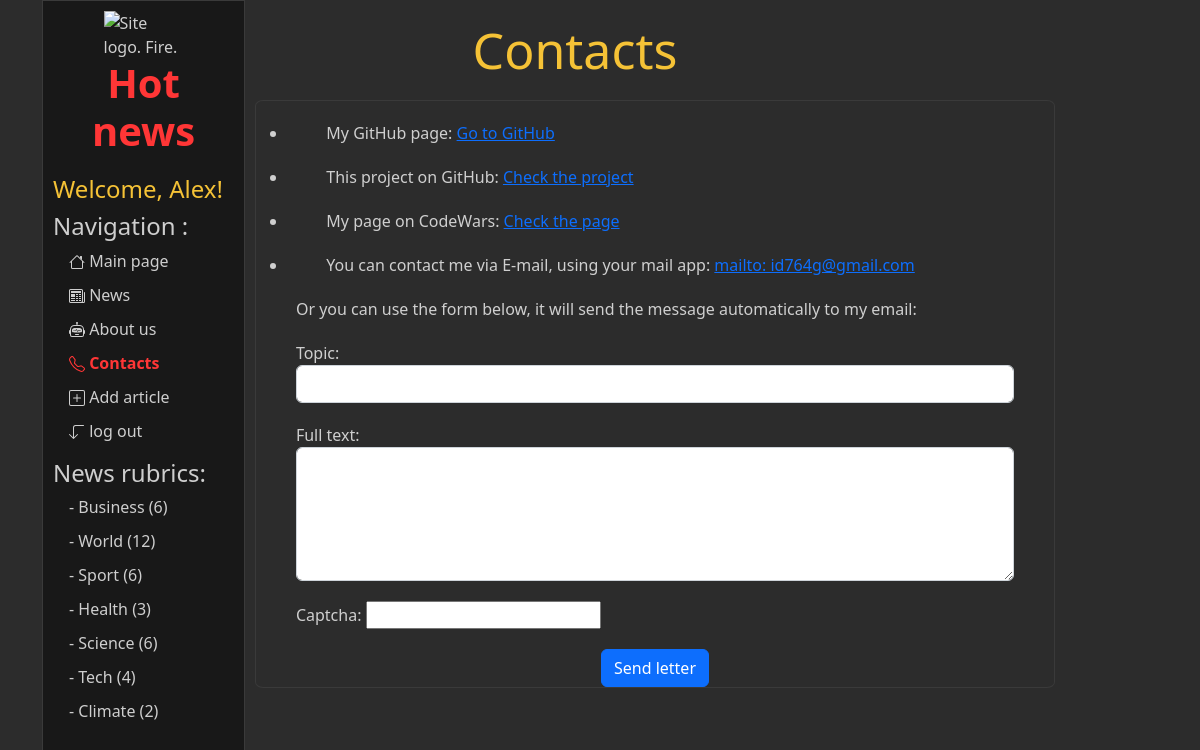
Screenshot of /contacts/ (signed in) with the database file from the repository.
### news/models.py (models this page shows, shortened)
class Rubric(models.Model):
    name = models.CharField(max_length=150,
                            help_text="Enter the article's rubric",
                            verbose_name="The article's rubric")
    class Meta:
        verbose_name = "Рубрику"
        verbose_name_plural = "Рубрики"

### main/views.py (the view)
# urls.py: path('contacts/', views.contacts, name='contacts'),
def contacts(request):
    rubrics = Rubric.objects.all()
    if request.method == 'POST':
        form = ContactForm(request.POST)
        if form.is_valid():
            mail = send_mail(form.cleaned_data['subject'],
                             form.cleaned_data['content'],
                             'stibo84@mail.ru',
                             ['id764g@gmail.com'],
                             fail_silently=False)
            if mail:
                messages.success(request, 'The letter has been sent successfully!')
                return redirect('contacts')
            else:
                messages.error(request, 'There is an error occurred...')
        else:
            messages.error(request, 'Validation error, incorrect input. Maybe wrong CAPTCHA?')
    else:
        form = ContactForm()
    context = {'rubrics': rubrics, "form": form}
    return render(request, 'main/contacts.html', context)

### main/forms.py
class ContactForm(forms.Form):
    subject = forms.CharField(label='Topic', widget=forms.TextInput(attrs={'class': 'form-control'}))
    content = forms.CharField(label='Full text', widget=forms.Textarea(attrs={'class': 'form-control', "rows": 5}))
    captcha = CaptchaField()

### main/templates/main/contacts.html (shortened to what this page needs)
{% extends "main/base.html" %}
{% block content %}
    <div class="features">
        <h1>Contacts</h1>
        <div class="article">
            <ul style="text-align: left;">
                <li>
                    <p>My GitHub page: <a href="https://github.com/AlexFromSiberia"> Go to GitHub </a></p>
                </li>
                <li>
                    <p>This project on GitHub: <a href="https://github.com/AlexFromSiberia/news_website.git">Check the project</a></p>
                </li>
                <li>
                    <p>My page on CodeWars: <a href="https://www.codewars.com/users/AlexFromSiberia">Check the page</a></p>
                </li>
                <li>
                    <p>You can contact me via E-mail, using your mail app:
                    <a href = "mailto: id764g@gmail.com"> mailto: id764g@gmail.com</a></p>
                </li>
            </ul>
            <p>Or you can use the form below, it will send the message automatically to my email:</p>
            <div >
                <form method="post">
                    {{ form.as_p }}
                    <button type="submit" class="btn btn-primary btn-block">Send letter</button>
                </form>
            </div>
        </div>
    </div>
{% endblock content %}

### main/templates/main/base.html (shortened to what this page needs)
{% load static %}
<!DOCTYPE html>
<html lang="en">
    <head>
        <link rel="stylesheet" href="https://cdn.jsdelivr.net/npm/bootstrap@5.2.0-beta1/dist/css/bootstrap.min.css">
        <link rel="stylesheet" href="{% static 'main/css/main.css' %}">
    </head>
    <body>
        <div class="container">
            <div class=".col-">
                <aside>
                    <div>
                        <img src="{% static 'main/img/fire.png' %}" alt="Site logo. Fire.">
                        <h1 class="logo"> Hot news </h1>
                    </div>
                    <div>
                        {% if user.is_authenticated %}
                            <h4 style="color: #f5c236">Welcome, {{user.get_username.title}}!</h4>
                        {% endif %}
                        <h4>Navigation :</h4>
                        <ul>
                            <li><a href="{% url 'index' %}" class=""> Main page</a></li>
                            <li><a href="{% url 'news_index' %}" class=""> News </a></li>
                            <li><a href="{% url 'about' %}" class=""> About us </a></li>
                            <li><a href="{% url 'contacts' %}" class="{% if request.resolver_match.view_name  == 'contacts' %}active_a{% endif %}"> Contacts </a></li>
                            {% if user.is_authenticated %}
                              <li><a href="{% url 'add_an_article' %}" class=""> Add article </a></li>
                              <li><a href="{% url 'logout' %}" class=""> log out </a></li>
                            {% endif %}
                        </ul>
                        {% if rubrics %}
                            <h4>News rubrics:</h4>
                            <ul>
                                {%for rubric in rubrics%}
                                    <li><a href="{% url 'by_rubric' rubric.pk %}" class="{% if rubric.name == current_rubric.name %}active_a{% endif %}"> - {{rubric.name}} ({{rubric.newsarticles_set.count}})</a></li>
                                {%endfor%}
                            </ul>
                        {% endif %}
                    </div>
                </aside>
            </div>
            <div class=".col-md">
                <main>
                    {% block content %}
                    {% endblock content %}
                </main>
            </div>
        </div>
    </body>
</html>

### main/static/main/css/main.css (style rules this page uses)
* { margin: 0; padding: 0; box-sizing: border-box; }
body { background: #2c2c2c; }
aside { position: sticky; top: 0px; width: 203px; background: #181818; padding: 10px; height: 270vh; color: rgba(209, 209, 209, 0.986); border: 1px solid #3a3a3a; }
aside img { width: 80px; display: block; margin: 0 auto; }
aside .logo { margin: 0; margin-bottom: 20px; width: 100%; text-align: center; font-weight: bold; color: rgb(255, 54, 54); }
aside a { text-decoration-line: none; color: rgb(206, 206, 206); }
aside ul { padding-left: 1rem; }
aside ul li { color: rgb(207, 207, 207); display: block; margin-bottom: 10px; transition: transform 0.5s ease; list-style: none; }
.active_a { color: rgb(255, 54, 54); font-weight: bold; text-decoration: none; transform: scale3d(1.1, 1.1, 1.1); }
.article { border: 1px solid #3a3a3a; border-radius: 1%; width: 800px; margin: 20px auto; }
.features { color: rgb(207, 207, 207); text-align: center; width: 80%; }
.features p, h1, h2, h3 { width: 90%; margin: 20px auto; text-align: justify; }
.features h1 { font-size: 50px; color: #f5c236; text-align: center; }
.container { display: flex; gap: 10px; }

### rows the page displays
Rubric: name "Business", newsarticles_set.count "6"
Rubric: name "World", newsarticles_set.count "12"
Rubric: name "Sport", newsarticles_set.count "6"
Rubric: name "Health", newsarticles_set.count "3"
Rubric: name "Science", newsarticles_set.count "6"
Rubric: name "Tech", newsarticles_set.count "4"
Rubric: name "Climate", newsarticles_set.count "2"

### other values shown
{{ user.get_username.title }} "Alex"
